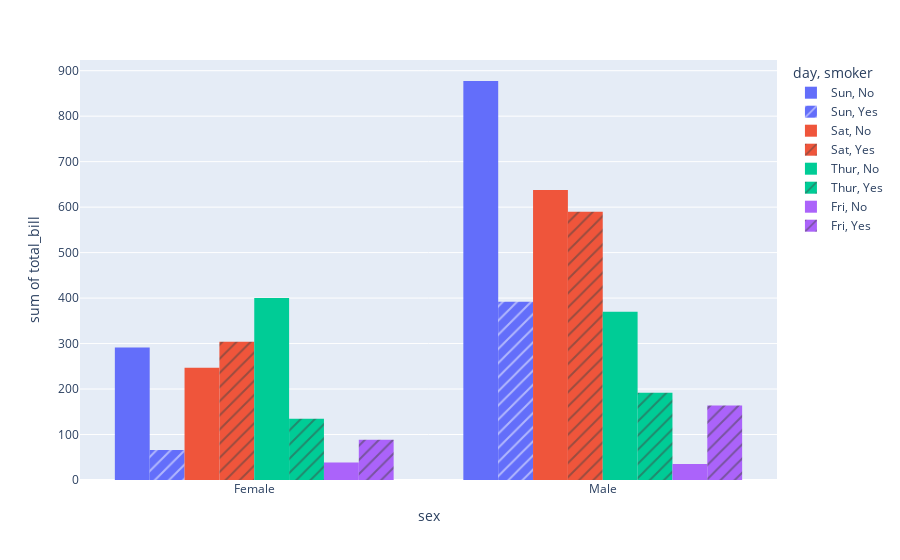

Source (notebook cell):
### Code cell
import plotly.express as px
tips = px.data.tips()

fig = px.histogram(tips, x="sex", y="total_bill", color="day", barmode="group",
                   pattern_shape="smoker")
fig.show()

### Figure 1 — Plotly figure (JSON) as saved in the notebook; plotly's stock layout.template omitted (floating-point values rounded to 4 significant figures)
{"data": [{"alignmentgroup": "True", "bingroup": "x", "histfunc": "sum", "hovertemplate": "day=Sun<br>smoker=No<br>sex=%{x}<br>sum of total_bill=%{y}<extra></extra>", "legendgroup": "Sun, No", "marker": {"color": "#636efa", "pattern": {"shape": ""}}, "name": "Sun, No", "offsetgroup": "Sun, No", "orientation": "v", "showlegend": true, "type": "histogram", "x": ["Female", "Male", "Male", "Male", "Female", "Male", "Male", "Male", "Male", "Male", "Male", "Female", "Male", "Male", "Female", "Male", "Female", "Male", "Female", "Male", "Male", "Male", "Male", "Male", "Male", "Male", "Male", "Male", "Male", "Female", "Female", "Male", "Male", "Male", "Male", "Male", "Female", "Female", "Male", "Male", "Male", "Male", "Male", "Male", "Female", "Male", "Female", "Female", "Male", "Male", "Male", "Female", "Male", "Male", "Male", "Male", "Male"], "xaxis": "x", "y": [16.99, 10.34, 21.01, 23.68, 24.59, 25.29, 8.77, 26.88, 15.04, 14.78, 10.27, 35.26, 15.42, 18.43, 14.83, 21.58, 10.33, 16.29, 16.97, 17.46, 13.94, 9.68, 30.4, 18.29, 22.23, 32.4, 28.55, 18.04, 12.54, 10.29, 34.81, 9.94, 25.56, 19.49, 38.07, 23.95, 25.71, 17.31, 29.93, 14.07, 13.13, 17.26, 24.55, 19.77, 29.85, 48.17, 25, 13.39, 16.49, 21.5, 12.66, 16.21, 13.81, 24.52, 20.76, 31.71, 20.69], "yaxis": "y"}, {"alignmentgroup": "True", "bingroup": "x", "histfunc": "sum", "hovertemplate": "day=Sun<br>smoker=Yes<br>sex=%{x}<br>sum of total_bill=%{y}<extra></extra>", "legendgroup": "Sun, Yes", "marker": {"color": "#636efa", "pattern": {"shape": "/"}}, "name": "Sun, Yes", "offsetgroup": "Sun, Yes", "orientation": "v", "showlegend": true, "type": "histogram", "x": ["Female", "Male", "Male", "Male", "Male", "Male", "Male", "Female", "Male", "Male", "Male", "Male", "Male", "Male", "Female", "Male", "Female", "Male", "Male"], "xaxis": "x", "y": [17.51, 7.25, 31.85, 16.82, 32.9, 17.89, 14.48, 9.6, 34.63, 34.65, 23.33, 45.35, 23.17, 40.55, 20.9, 30.46, 18.15, 23.1, 15.69], "yaxis": "y"}, {"alignmentgroup": "True", "bingroup": "x", "histfunc": "sum", "hovertemplate": "day=Sat<br>smoker=No<br>sex=%{x}<br>sum of total_bill=%{y}<extra></extra>", "legendgroup": "Sat, No", "marker": {"color": "#EF553B", "pattern": {"shape": ""}}, "name": "Sat, No", "offsetgroup": "Sat, No", "orientation": "v", "showlegend": true, "type": "histogram", "x": ["Male", "Male", "Female", "Female", "Male", "Male", "Male", "Male", "Male", "Male", "Female", "Male", "Male", "Female", "Female", "Male", "Male", "Male", "Female", "Male", "Male", "Male", "Female", "Male", "Male", "Male", "Female", "Male", "Male", "Female", "Female", "Male", "Female", "Male", "Male", "Female", "Male", "Male", "Male", "Male", "Male", "Male", "Female", "Male", "Male"], "xaxis": "x", "y": [20.65, 17.92, 20.29, 15.77, 39.42, 19.82, 17.81, 13.37, 12.69, 21.7, 19.65, 9.55, 18.35, 15.06, 20.69, 17.78, 24.06, 16.31, 16.93, 18.69, 31.27, 16.04, 26.41, 48.27, 17.59, 20.08, 16.45, 20.23, 12.02, 17.07, 14.73, 10.51, 20.92, 18.24, 14, 7.25, 48.33, 20.45, 13.28, 11.61, 10.77, 10.07, 35.83, 29.03, 17.82], "yaxis": "y"}, {"alignmentgroup": "True", "bingroup": "x", "histfunc": "sum", "hovertemplate": "day=Sat<br>smoker=Yes<br>sex=%{x}<br>sum of total_bill=%{y}<extra></extra>", "legendgroup": "Sat, Yes", "marker": {"color": "#EF553B", "pattern": {"shape": "/"}}, "name": "Sat, Yes", "offsetgroup": "Sat, Yes", "orientation": "v", "showlegend": true, "type": "histogram", "x": ["Male", "Male", "Male", "Male", "Male", "Male", "Female", "Male", "Female", "Female", "Male", "Female", "Female", "Male", "Male", "Male", "Female", "Female", "Female", "Male", "Male", "Male", "Male", "Male", "Female", "Male", "Male", "Female", "Female", "Female", "Male", "Male", "Male", "Female", "Female", "Male", "Male", "Male", "Male", "Male", "Female", "Male"], "xaxis": "x", "y": [38.01, 11.24, 20.29, 13.81, 11.02, 18.29, 3.07, 15.01, 26.86, 25.28, 17.92, 44.3, 22.42, 15.36, 20.49, 25.21, 14.31, 10.59, 10.63, 50.81, 15.81, 26.59, 38.73, 24.27, 12.76, 30.06, 25.89, 13.27, 28.17, 12.9, 28.15, 11.59, 7.74, 30.14, 22.12, 24.01, 15.69, 15.53, 12.6, 32.83, 27.18, 22.67], "yaxis": "y"}, {"alignmentgroup": "True", "bingroup": "x", "histfunc": "sum", "hovertemplate": "day=Thur<br>smoker=No<br>sex=%{x}<br>sum of total_bill=%{y}<extra></extra>", "legendgroup": "Thur, No", "marker": {"color": "#00cc96", "pattern": {"shape": ""}}, "name": "Thur, No", "offsetgroup": "Thur, No", "orientation": "v", "showlegend": true, "type": "histogram", "x": ["Male", "Male", "Male", "Male", "Female", "Male", "Female", "Male", "Male", "Male", "Male", "Female", "Female", "Female", "Male", "Female", "Male", "Male", "Female", "Female", "Male", "Female", "Female", "Male", "Male", "Female", "Female", "Female", "Female", "Female", "Female", "Female", "Female", "Female", "Male", "Male", "Female", "Female", "Female", "Female", "Female", "Male", "Male", "Male", "Female"], "xaxis": "x", "y": [27.2, 22.76, 17.29, 16.66, 10.07, 15.98, 34.83, 13.03, 18.28, 24.71, 21.16, 10.65, 12.43, 24.08, 11.69, 13.42, 14.26, 15.95, 12.48, 29.8, 8.52, 14.52, 11.38, 22.82, 19.08, 20.27, 11.17, 12.26, 18.26, 8.51, 10.33, 14.15, 13.16, 17.47, 34.3, 41.19, 27.05, 16.43, 8.35, 18.64, 11.87, 9.78, 7.51, 7.56, 18.78], "yaxis": "y"}, {"alignmentgroup": "True", "bingroup": "x", "histfunc": "sum", "hovertemplate": "day=Thur<br>smoker=Yes<br>sex=%{x}<br>sum of total_bill=%{y}<extra></extra>", "legendgroup": "Thur, Yes", "marker": {"color": "#00cc96", "pattern": {"shape": "/"}}, "name": "Thur, Yes", "offsetgroup": "Thur, Yes", "orientation": "v", "showlegend": true, "type": "histogram", "x": ["Male", "Male", "Male", "Female", "Male", "Male", "Male", "Male", "Female", "Female", "Male", "Male", "Female", "Female", "Female", "Male", "Female"], "xaxis": "x", "y": [19.44, 32.68, 16, 19.81, 28.44, 15.48, 16.58, 10.34, 43.11, 13, 13.51, 18.71, 12.74, 13, 16.4, 20.53, 16.47], "yaxis": "y"}, {"alignmentgroup": "True", "bingroup": "x", "histfunc": "sum", "hovertemplate": "day=Fri<br>smoker=No<br>sex=%{x}<br>sum of total_bill=%{y}<extra></extra>", "legendgroup": "Fri, No", "marker": {"color": "#ab63fa", "pattern": {"shape": ""}}, "name": "Fri, No", "offsetgroup": "Fri, No", "orientation": "v", "showlegend": true, "type": "histogram", "x": ["Male", "Female", "Male", "Female"], "xaxis": "x", "y": [22.49, 22.75, 12.46, 15.98], "yaxis": "y"}, {"alignmentgroup": "True", "bingroup": "x", "histfunc": "sum", "hovertemplate": "day=Fri<br>smoker=Yes<br>sex=%{x}<br>sum of total_bill=%{y}<extra></extra>", "legendgroup": "Fri, Yes", "marker": {"color": "#ab63fa", "pattern": {"shape": "/"}}, "name": "Fri, Yes", "offsetgroup": "Fri, Yes", "orientation": "v", "showlegend": true, "type": "histogram", "x": ["Male", "Female", "Female", "Male", "Male", "Male", "Male", "Female", "Female", "Male", "Female", "Male", "Male", "Female", "Female"], "xaxis": "x", "y": [28.97, 5.75, 16.32, 40.17, 27.28, 12.03, 21.01, 11.35, 15.38, 12.16, 13.42, 8.58, 13.42, 16.27, 10.09], "yaxis": "y"}], "layout": {"autosize": true, "barmode": "group", "legend": {"title": {"text": "day, smoker"}, "tracegroupgap": 0}, "margin": {"t": 60}, "xaxis": {"anchor": "y", "autorange": true, "domain": [0, 1], "range": [-0.5, 1.5], "title": {"text": "sex"}, "type": "category"}, "yaxis": {"anchor": "x", "autorange": true, "domain": [0, 1], "range": [0, 923.5], "title": {"text": "sum of total_bill"}, "type": "linear"}}}
